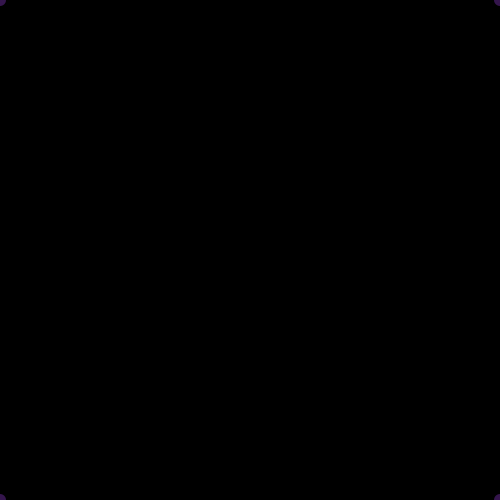
Frame 1 (no input)
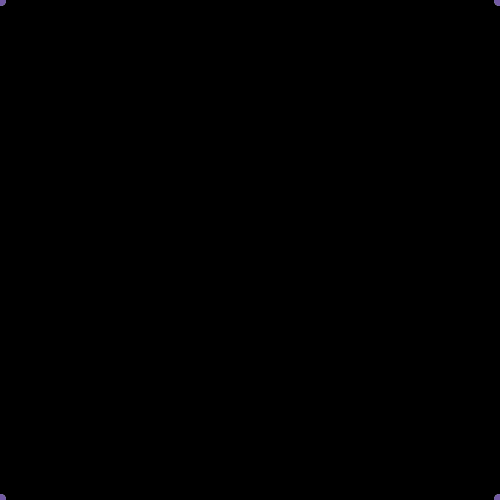
Frame 60 (the mouse pressed at the canvas centre just before this capture)
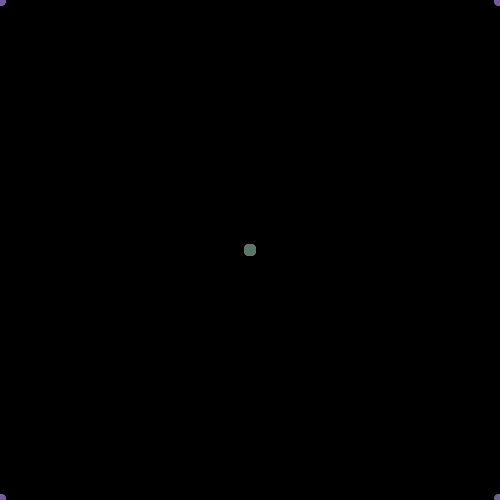
Frame 120 (the mouse held since frame 60 and released just before this capture)

The Processing sketch that drew these frames (run headless with seeded random() and noise(); from frame 60 on, the mouse is pressed at the canvas centre):

// Processing sketch: processing_37107
// ── processing_37107.pde

int size = 12;
void setup() {
  size(500,500);
  background(0);
  noStroke();
}

void draw() {

  fill(random(0,256),random(0,256),random(0,256),80);
  ellipse(500-mouseX,mouseY, size,size);
  ellipse(mouseX,500-mouseY, size,size);
  ellipse(500-mouseX,500-mouseY, size,size);
  ellipse(mouseX,mouseY, size,size);
}
